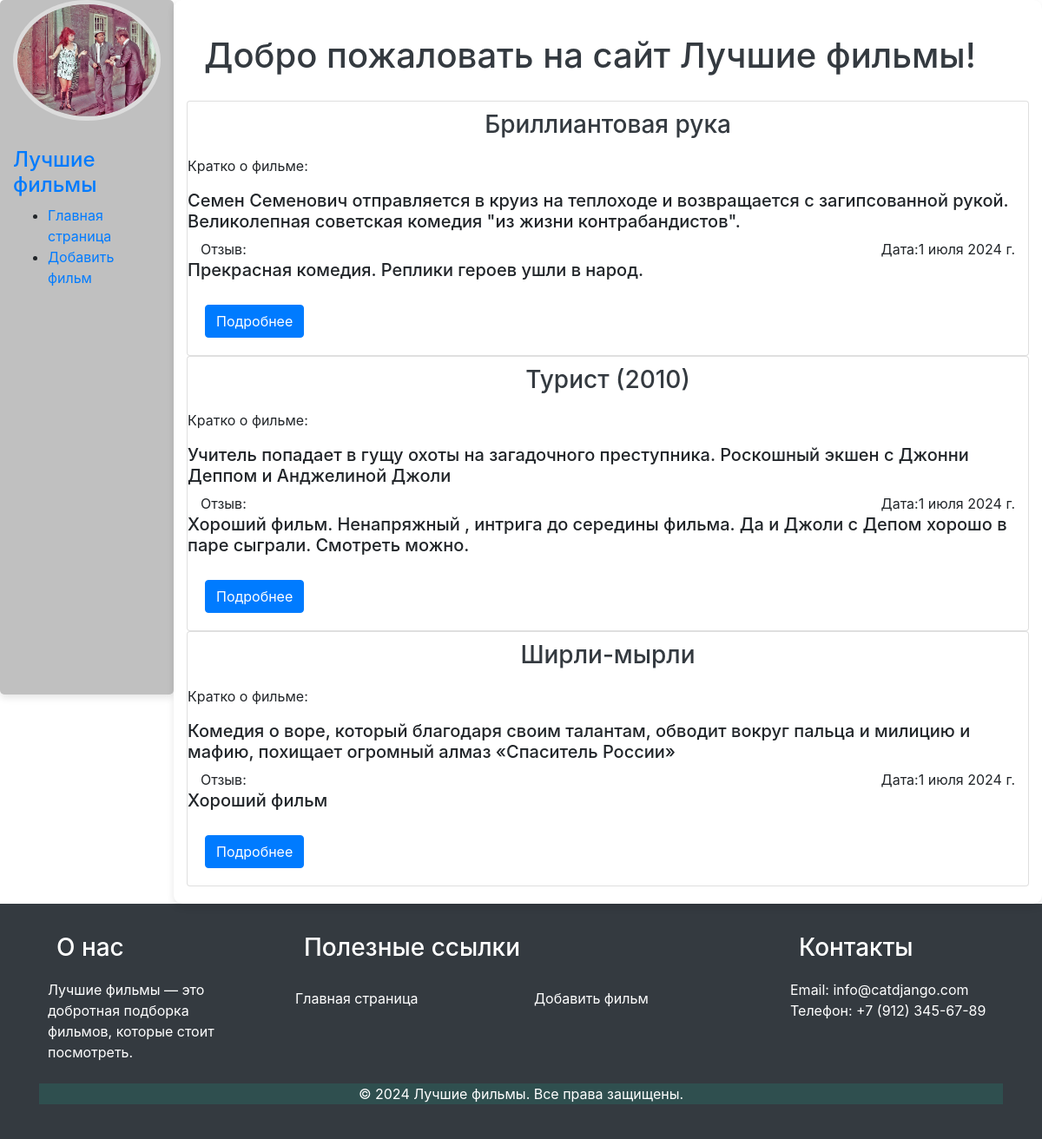
The page / on the database its author committed.
### films/models.py (models this page shows)
class Film(models.Model):
    title = models.CharField('Название фильма', max_length=60)
    description = models.CharField('Описание фильма', max_length=240)
    content = models.TextField('Содержание фильма')
    review = models.CharField('Отзыв', max_length=240)
    date = models.DateField('Дата')
    class Meta:
        verbose_name = 'Фильм'
        verbose_name_plural = 'Фильмы'

### films/views.py (the view)
# urls.py: path('', views.index, name='home'),
def index(request):
    all_films = Film.objects.all()
    films = all_films[::-1]
    context = {
        'caption': 'Лучшие фильмы',
        'page': 'Главная страница',
        'layout_data': {
            'home': 'Главная страница',
            'add': 'Добавить фильм'
        },
        'films': films
    }
    return render(request, 'films/index.html', context)

### films/templates/films/index.html (shortened to what this page needs)
{% extends 'films/layout.html' %}
{% block content %}
    <h1>Добро пожаловать на сайт {{caption}}!</h1>
    {% if films %}
        {% for film in films %}
            <div class="card">
                <h3 class="text-center">{{ film.title }}</h3>
                <p>Кратко о фильме:
                <h5>{{ film.description }}</h5>
                <div class="col d-flex justify-content-between">
                    <span>Отзыв:</span>
                    <span>Дата:{{film.date}}</span>
                </div>
                <h5>{{ film.review }}</h5>
                <div class="card-body">
                    <a href="{% url 'film_detail' film.id %}" class="btn btn-primary">Подробнее</a>
                </div>
            </div>
        {% endfor %}
    {% else %}
       <h4>Пока нет фильмов</h4>
    {% endif %}
{% endblock %}

### films/templates/films/layout.html (shortened to what this page needs)
{% load static %}
<!doctype html>
<html lang="en">
<head>
    <link rel="stylesheet" href="{% static 'films/css/films.css' %}">
    <link rel="stylesheet" href="https://stackpath.bootstrapcdn.com/bootstrap/4.5.2/css/bootstrap.min.css">
</head>
<body>
    <div class="container-fluid">
        <div class="row">
            <aside class="col-md-3 col-lg-2">
                <img src="{% static 'films/img/Picture2.png' %}" alt="cat" class="img-fluid rounded-circle mb-3">
                <span class="h4">{{caption}}</span>
                <ul>
                    <li><a href="{% url 'home' %}">{{layout_data.home}}</a></li>
                    <li><a href="{% url 'add_film' %}">{{layout_data.add}}</a></li>
                </ul>
            </aside>
            <main class="col-md-9 col-lg-10">
                {% block content %}
                {% endblock %}
            </main>
        </div>
    </div>
<footer class="bg-dark text-white py-4">
    <div class="container">
        <div class="row">
            <div class="col-md-3">
                <div class="footer-section about">
                    <h3>О нас</h3>
                    <p>{{caption}} — это добротная подборка фильмов, которые стоит посмотреть.</p>
                </div>
            </div>
            <div class="col-md-6">
                <div class="footer-section links">
                    <h3>Полезные ссылки</h3>
                    <div class="row">
                        <div class="col-6">
                            <ul class="list-unstyled">
                                <li><a href="{% url 'home' %}" class="text-white">{{layout_data.home}}</a></li>
                            </ul>
                        </div>
                        <div class="col-6">
                            <ul class="list-unstyled">
                                <li><a href="{% url 'add_film' %}" class="text-white">{{layout_data.add}}</a></li>
                            </ul>
                        </div>
                    </div>
                </div>
            </div>
            <div class="col-md-3">
                <div class="footer-section contact">
                    <h3>Контакты</h3>
                    <p>Email: info@catdjango.com</p>
                    <p>Телефон: +7 (912) 345-67-89</p>
                </div>
            </div>
        </div>
        <div class="footer-bottom text-center mt-4">
            <p>&copy; 2024 {{caption}}. Все права защищены.</p>
        </div>
    </div>
</body>
</html>

### films/static/films/css/films.css (style rules this page uses)
body { font-family: 'Arial', sans-serif; background-color: #DCDCDC; }
h1 { color: #343a40; padding: 20px; }
h3 { color: #343a40; padding: 10px; }
aside { background-color: #C0C0C0; border-radius: 5px; box-shadow: 0 4px 8px rgba(0, 0, 0, 0.1); height: 100vh; }
aside img { border: 5px solid #DCDCDC; }
aside span { display: block; margin-top: 15px; font-weight: bold; color: #007bff; }
main { background-color: #ffffff; border-radius: 10px; box-shadow: 0 4px 8px rgba(0, 0, 0, 0.1); padding: 20px; }
footer { background-color: #696969; color: #fff; padding: 10px 0; }
.footer-section { flex: 1; margin: 0 10px; }
.footer-section h3 { margin-bottom: 10px; color: #FFFFFF; }
.footer-section p, .footer-section ul, .footer-section li { margin: 0; padding: 0; list-style: none; }
.footer-section ul { margin-top: 10px; }
.footer-section ul li { margin-bottom: 10px; }
.footer-section ul li a { color: #fff; text-decoration: none; }
.footer-bottom { background-color: #2F4F4F; text-align: center; margin-top: 10px; }

### rows shown on the page
Film: title "Бриллиантовая рука", description "Семен Семенович отправляется в круиз на теплоходе и возвращается с загипсованной рукой. Великолепная советская комедия \"из жизни контрабандистов\".", date "1 июля 2024 г.", review "Прекрасная комедия. Реплики героев ушли в народ."
Film: title "Турист (2010)", description "Учитель попадает в гущу охоты на загадочного преступника. Роскошный экшен с Джонни Деппом и Анджелиной Джоли", date "1 июля 2024 г.", review "Хороший фильм. Ненапряжный , интрига до середины фильма. Да и Джоли с Депом хорошо в паре сыграли. Смотреть можно."
Film: title "Ширли-мырли", description "Комедия о воре, который благодаря своим талантам, обводит вокруг пальца и милицию и мафию, похищает огромный алмаз «Спаситель России»", date "1 июля 2024 г.", review "Хороший фильм"

### other values the page prints
{{ caption }} "Лучшие фильмы"
{{ layout_data.home }} "Главная страница"
{{ layout_data.add }} "Добавить фильм"
